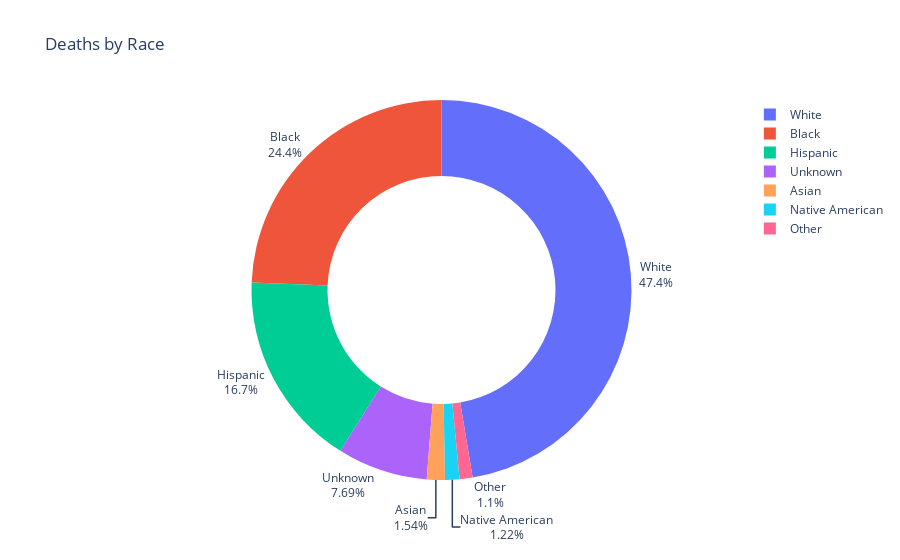

The notebook cell this image was saved under:
### Code cell
fig = px.pie(
    names=[race_labels[r] for r in df_death_stats.index],
    values=df_death_stats.values, 
    title='Deaths by Race',
    labels=df_death_stats.index,
    hole=0.6
)

fig.update_traces(
    textposition='outside', 
    textinfo='percent+label'
)

fig.show()

### Figure 1 — Plotly figure (JSON) as saved in the notebook; plotly's stock layout.template omitted (floating-point values rounded to 4 significant figures)
{"data": [{"domain": {"x": [0, 1], "y": [0, 1]}, "hole": 0.6, "hovertemplate": "label=%{label}<br>value=%{value}<extra></extra>", "labels": ["White", "Black", "Hispanic", "Unknown", "Asian", "Native American", "Other"], "legendgroup": "", "name": "", "showlegend": true, "textinfo": "percent+label", "textposition": "outside", "type": "pie", "values": [1201, 618, 423, 195, 39, 31, 28]}], "layout": {"legend": {"tracegroupgap": 0}, "title": {"text": "Deaths by Race"}}}
